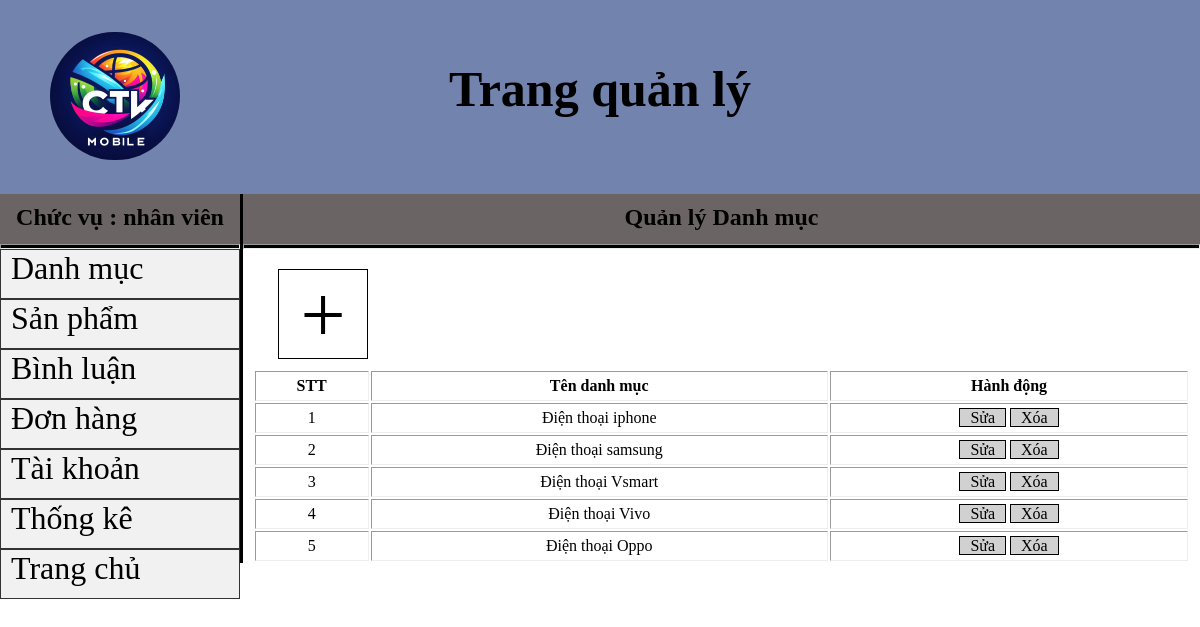
The page /admin/index.php?act=danhmuc on the database its author committed.
### tables this page shows
CREATE TABLE `danhmuc` (
  `id_dm` int(11) NOT NULL,
  `ten_dm` varchar(50) NOT NULL
);

### model/pdo.php (called while the page is built, shortened)
<?php
    function pdo_get_connection(){
        $severname="localhost";
        $username="root";
        $password="";
        try{
            $conn=new PDO("mysql:host=$severname;dbname=dulieubanhang",$username,$password);
            return $conn;
        }catch(PDOException $e){
            echo "ket noi that bai" .$e->getMessage();
        }
    }
function pdo_execute($sql){
    $sql_args = array_slice(func_get_args(), 1);
    try{
        $conn = pdo_get_connection();
        $stmt = $conn->prepare($sql);
        $stmt->execute($sql_args);
        return $stmt;
    }catch(PDOException $e){
        throw $e;
    }finally{
        unset($conn);
    }
}
?>

### model/admin.php (called while the page is built, shortened)
<?php
function hienthi_dm()
{
    $sql = "SELECT * FROM `danhmuc` WHERE 1";
    $hienthi = pdo_execute($sql);
    return $hienthi;
}

### admin/danhmuc/dm.php (the view)
<div class="box_right_1">
    <h2>Quản lý Danh mục</h2>
</div>
<hr>
<div class="dm_a">
    <a href="index.php?act=themdanhmuc">+</a>
</div>
<div class="box_right_dm">
    <table border="1px">
        <tr>
            <th>STT</th>
            <th>Tên danh mục</th>
            <th>Hành động</th>
        </tr>
        <?php foreach ($hienthi_dm as $k => $v) {
            extract($v);
             ?>
        <tr>
            <td><?php echo $id_dm ?></td>
            <td><?php echo $ten_dm ?></td>
            <td class="box_right_link">
                <a href="">Sửa</a>
                <a href="">Xóa</a>
            </td>
        </tr>
        <?php } ?>
    </table>
</div>

### css/admin.css (style rules this page uses)
* { margin: 0; padding: 0; box-sizing: border-box; }
a { text-decoration: none; }
hr { height: 5px; background-color: black; }
.box_right_1 { background-color: #6B6464; width: 100%; height: +50px; text-align: center; padding-top: 10px; }
.box_right_dm table { border: 1px; width: 98%; text-align: center; margin: auto; margin-top: 10px; }
.box_right_dm table tr { height: 30px; }
.box_right_link { text-align: center; }
.box_right_link a { padding-left: 10px; background-color: #d1d1d1; border: 1px solid #000; padding-right: 10px; color: #000; }
.dm_a { font-size: 32px; width: 90px; height: 90px; text-align: center; background-color: #ffffff; border: 1px solid #000; margin: 20px 0 0 35px; }
.dm_a a { color: #000; font-size: 80px; }

### rows shown on the page
danhmuc: id_dm "1", ten_dm "Điện thoại iphone"
danhmuc: id_dm "2", ten_dm "Điện thoại samsung"
danhmuc: id_dm "3", ten_dm "Điện thoại Vsmart"
danhmuc: id_dm "4", ten_dm "Điện thoại Vivo"
danhmuc: id_dm "5", ten_dm "Điện thoại Oppo"
